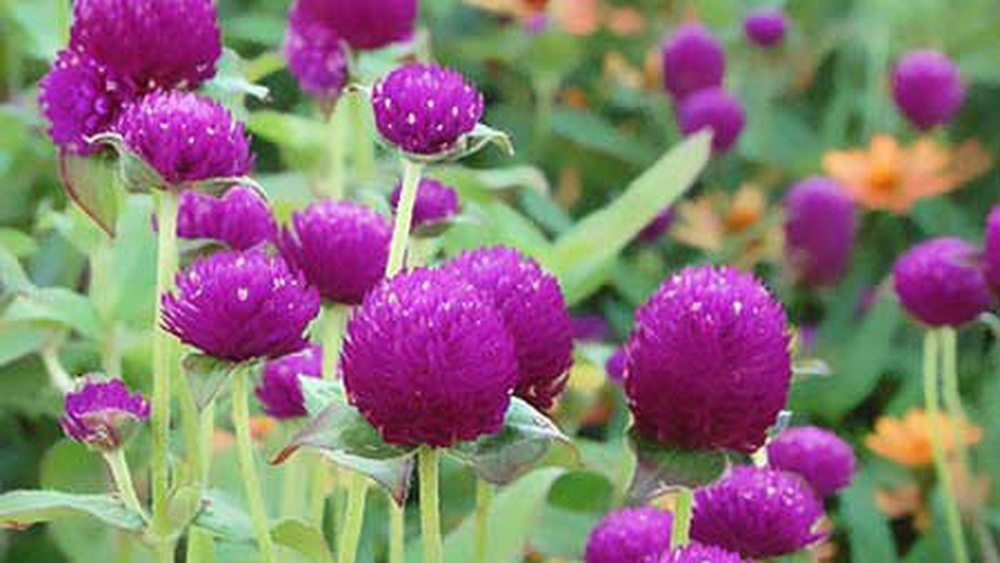
%> input picture pic/flow.jpeg, 1000 x 563 px, shrunk from 1400 x 788 before the run
$ octave rgb_img.m   (GNU Octave 9; MATLAB toolbox functions it lacks are replaced by stand-ins)
%> lines starting %> are read from the running program, lines starting %| are printed output that depends on the picture
% Experiment No: 15

% Write a MATLAB code to show the Red, Green and Blue components of an RGB image separately.

clear;
A=imread('pic/flow.jpeg');
%> A is the input picture: size 563x1000x3 uint8; mean R, G, B 136.9, 117.6, 116.7
[row, col, rgb]=size(A);
%> row = 563; col = 1000; rgb = 3
red=A(:,:,1);
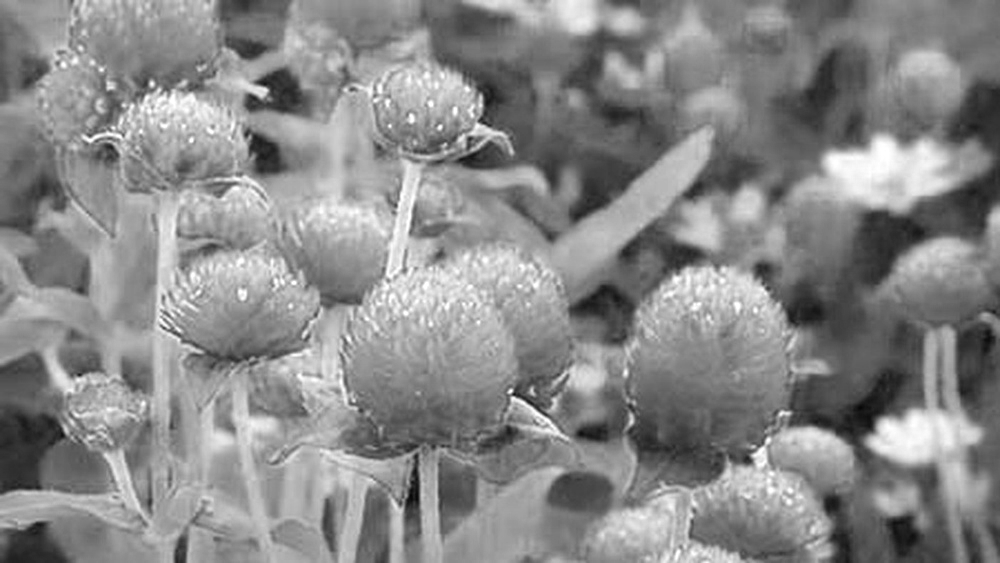
%> red: size 563x1000 uint8; min 6, max 255, mean 136.9
green=A(:,:,2);
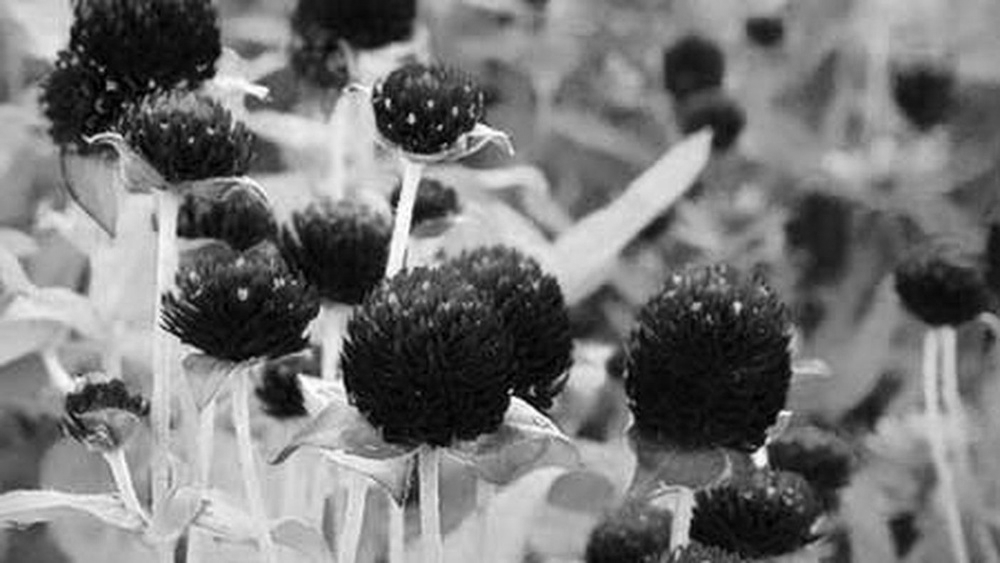
%> green: size 563x1000 uint8; min 0, max 255, mean 117.6
blue=A(:,:,3);
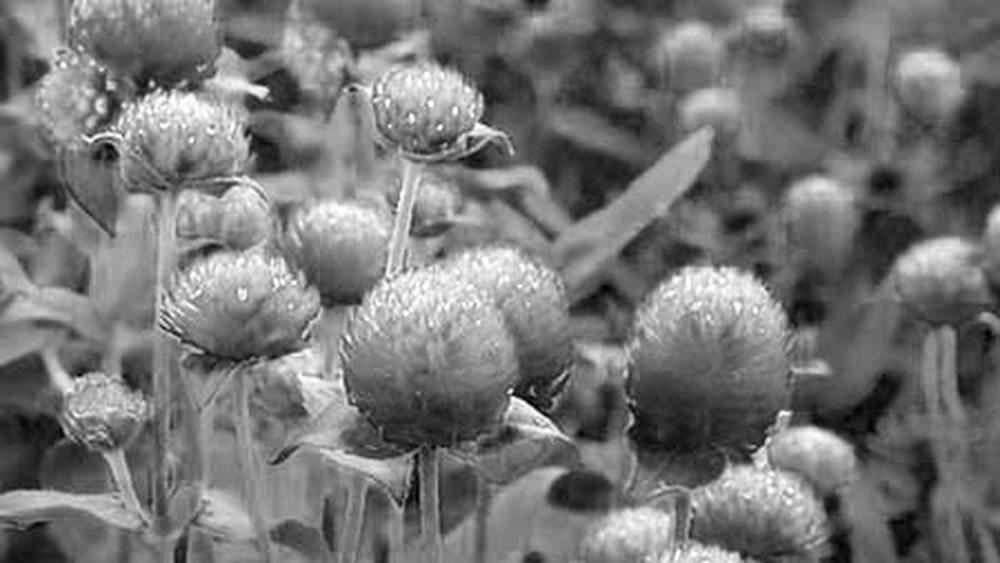
%> blue: size 563x1000 uint8; min 0, max 255, mean 116.7

I=zeros(row,col);

J=cat(3,red,I,I);
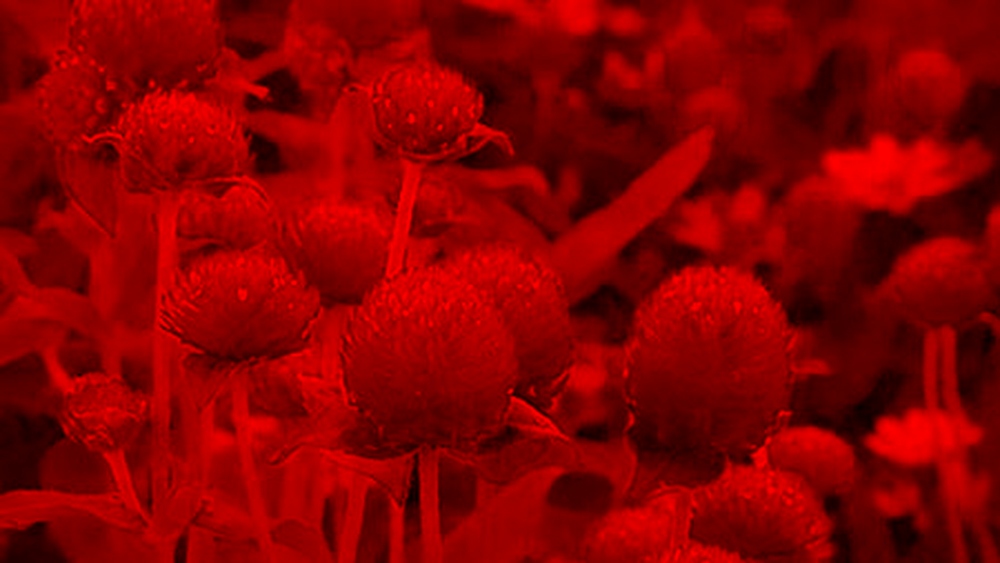
%> J: size 563x1000x3 uint8; mean R, G, B 136.9, 0, 0
K=cat(3,I,green,I);
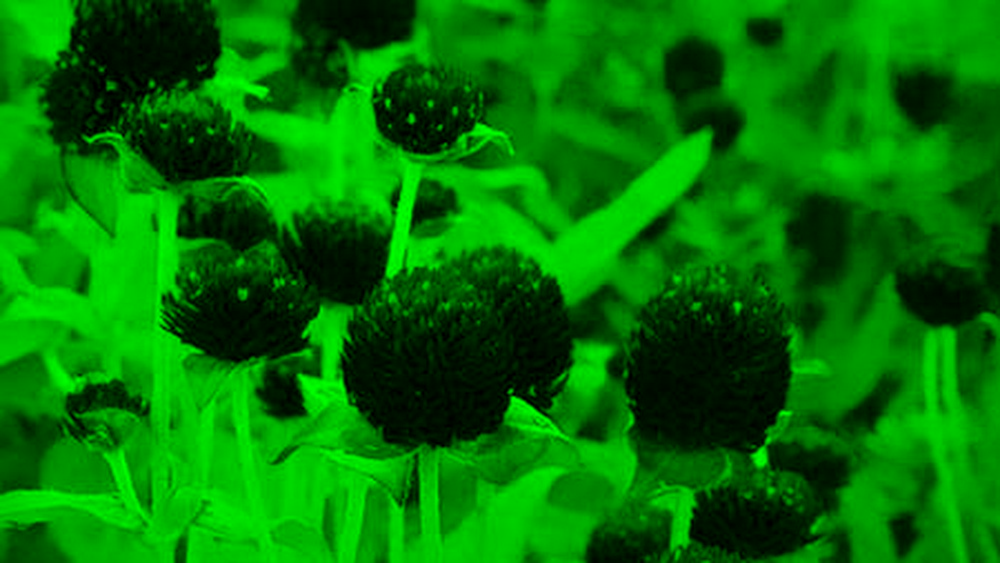
%> K: size 563x1000x3 uint8; mean R, G, B 0, 117.6, 0
L=cat(3,I,I,blue);
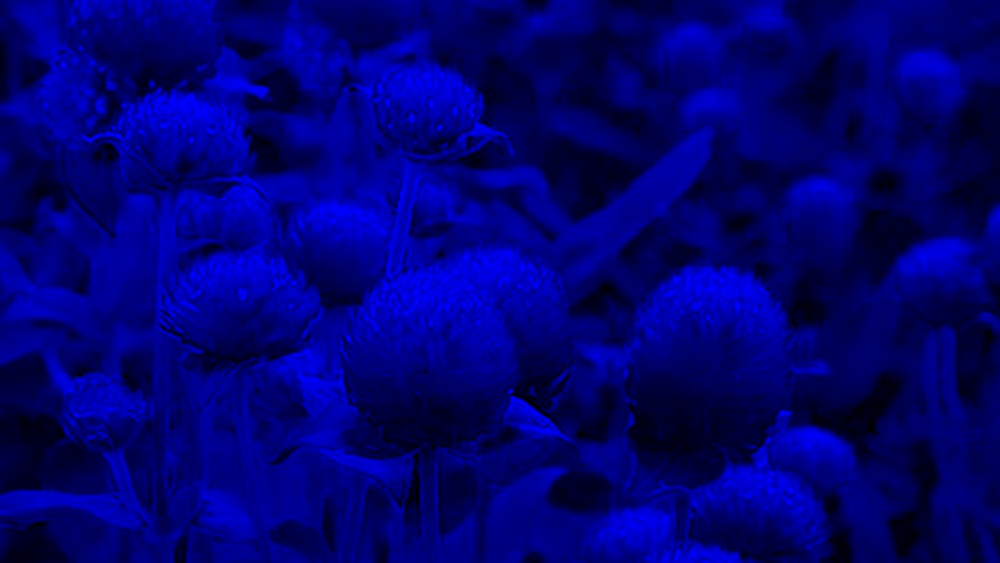
%> L: size 563x1000x3 uint8; mean R, G, B 0, 0, 116.7

subplot(2,2,1), imshow(A)
title('Original Image')
subplot(2,2,2), imshow(J)
title('Red Component')
subplot(2,2,3), imshow(K)
title('Green Component')
subplot(2,2,4), imshow(L)
title('Blue Component')
